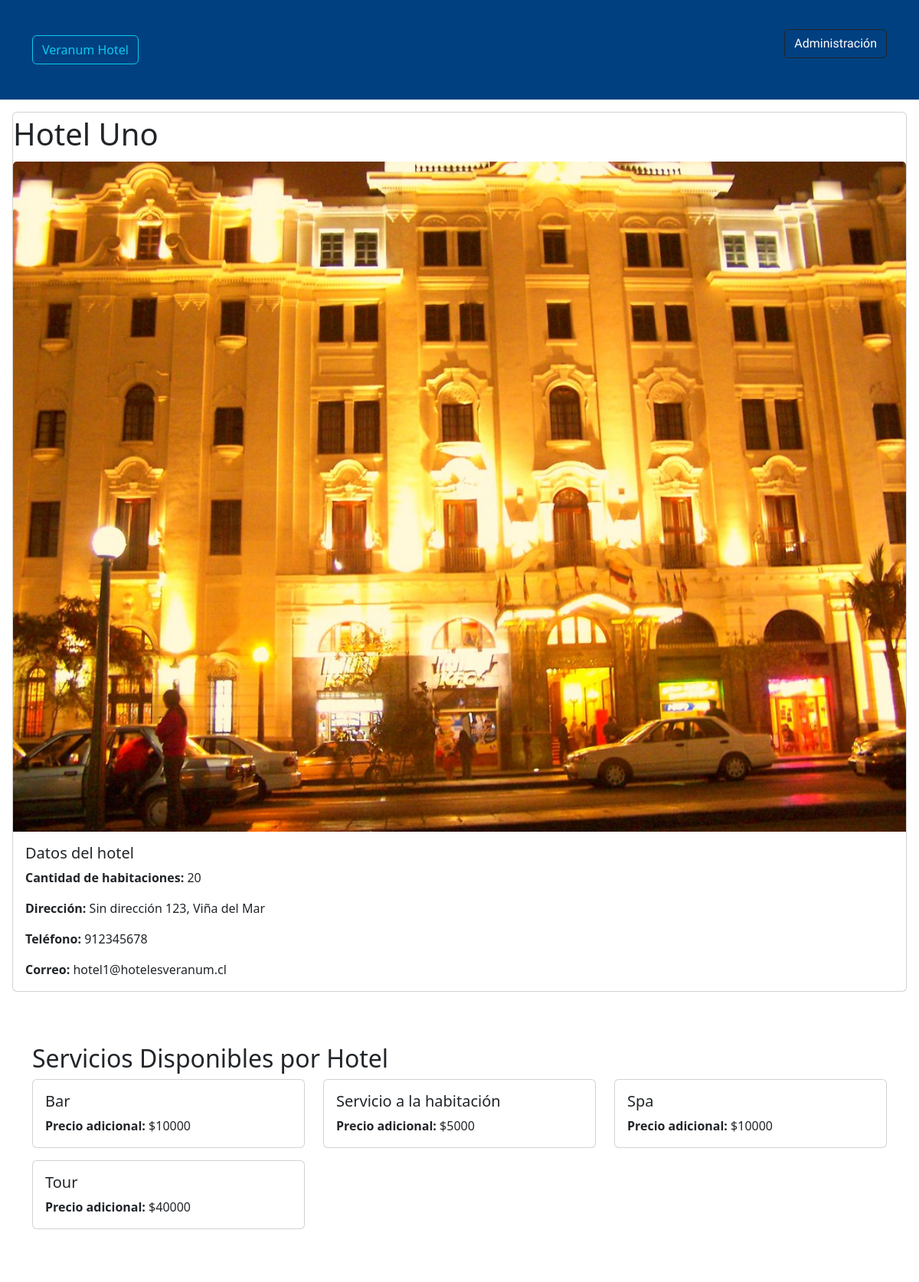
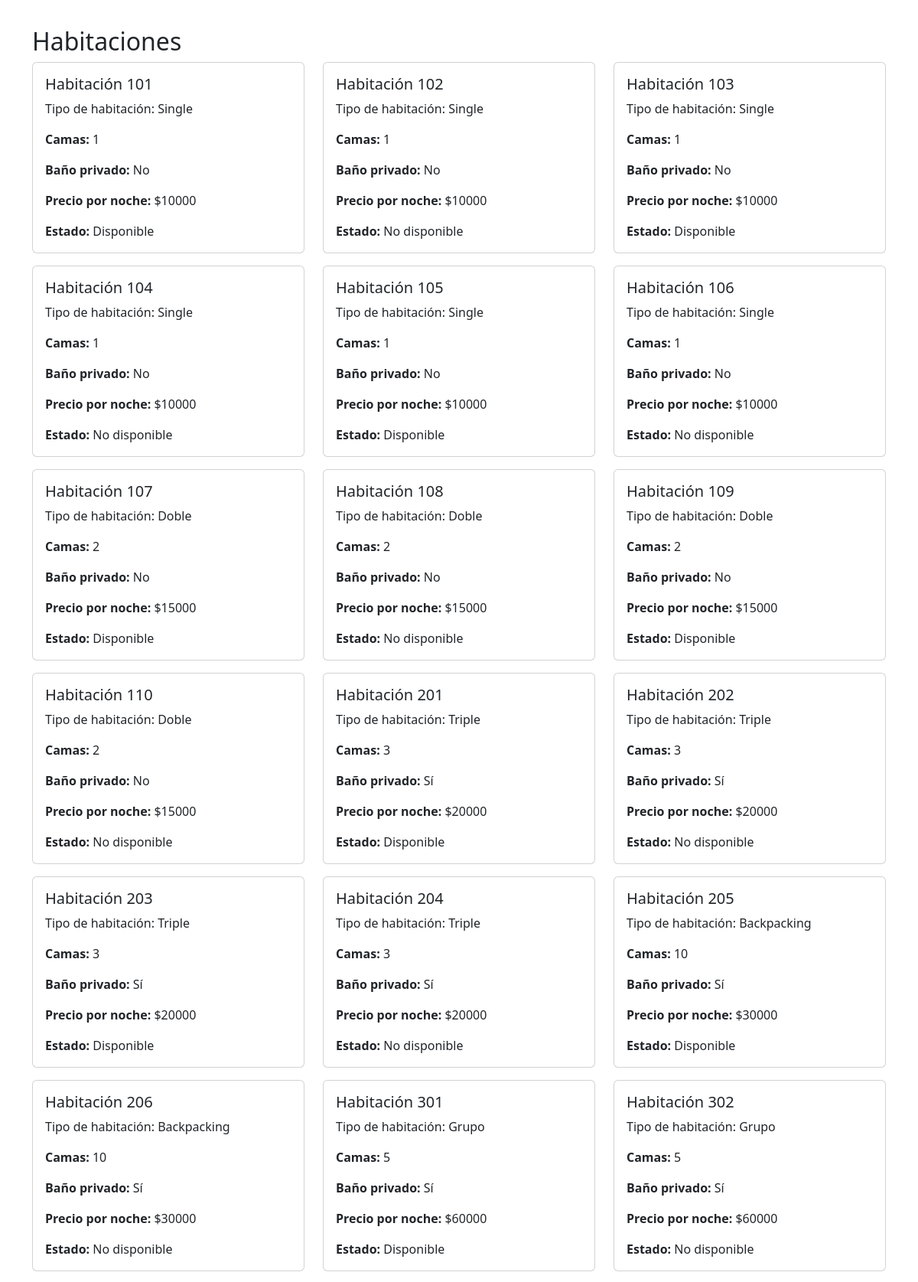
/ficha_hoteles/1/ (upper part), run on the app's committed database (2 pictures, top to bottom).
### paginaweb/models.py (models this page shows, shortened)
class Hotel (models.Model):
    id_hotel            = models.AutoField(primary_key=True) #autoincremental
    nombre_hotel        = models.CharField(max_length=50)
    direccion           = models.CharField(max_length=100) #nombre de la calle
    info_adicional_dir  = models.CharField(max_length=100, blank=True, null=True) #cualquier cosa adicional de la direccion
    comuna              = models.CharField(max_length=30) #solo son 2 hoteles, por tanto se ingresaran manualmente
    telefono            = models.CharField(max_length=10)
    correo_hotel        = models.EmailField(max_length=100)
    cant_habitaciones   = models.IntegerField() #cantidad de habitaciones, a definir
    desc_hotel          = models.TextField(blank=True, null=True) #usaremos lorem ipsum
    imagen_hotel        = models.CharField(max_length=100, blank=True, null=True) #para guardar la ruta de la imagen

class ServicioPorHotel(models.Model):
    id_servicio_hotel   = models.AutoField(primary_key=True) #autoincremental
    hotel               = models.ForeignKey(Hotel, on_delete=models.CASCADE) #FK de Hotel
    serv_adicional      = models.ForeignKey(ServicioAdicional, on_delete=models.CASCADE) #FK de Servicio Adicional
    class Meta:
        unique_together = ('hotel', 'serv_adicional')

class ServicioAdicional(models.Model):
    id_serv_adicional       = models.AutoField(primary_key=True) #autoincremental
    nombre_serv_adicional   = models.CharField(max_length=50)
    desc_serv_adicional     = models.TextField(blank=True, null=True) #lorem ipsum
    precio_serv_adicional   = models.IntegerField() #a definir si sera por noche o valor fijo adicional
    imagen_serv_adicional   = models.CharField(max_length=100, blank=True, null=True)

class Habitacion(models.Model):
    id_habitacion       = models.AutoField(primary_key=True) #autoincremental
    hotel               = models.ForeignKey(Hotel, on_delete=models.CASCADE) #FK de Hotel
    numero_habitacion   = models.IntegerField() #a definir el id de cada habitacion
    tipo_habitacion     = models.ForeignKey(TipoHabitacion, on_delete=models.CASCADE) #FK de Tipo Habitacion
    estado_habitacion   = models.BooleanField() #disponible o no disponible
    class Meta:
        unique_together = ('hotel', 'numero_habitacion')

class TipoHabitacion(models.Model):
    id_tipo_habitacion      = models.AutoField(primary_key=True) #autoincremental
    nombre_tipo_habitacion  = models.CharField(max_length=20) #single, doble, triple, suite, backpacking, grupo
    cant_camas              = models.IntegerField() #definido por el tipo de hab
    bano_privado            = models.BooleanField()
    precio_noche            = models.IntegerField()
    desc_tipo_habitacion    = models.TextField(blank=True, null=True)
    imagen_tipo_habitacion  = models.CharField(max_length=100, blank=True, null=True)

### paginaweb/views.py (the view)
# urls.py: path('ficha_hoteles/<int:id_hotel>/', views.ficha_hoteles, name='hotel_ficha'), #url de ficha hoteles con id de hotel para buscar
def ficha_hoteles(request, id_hotel):
    hotel = get_object_or_404(Hotel, id_hotel=id_hotel)
    habitaciones = Habitacion.objects.filter(hotel=hotel)
    servicios = ServicioPorHotel.objects.filter(hotel=hotel)
    return render(request, 'paginaweb/ficha_hotel.html', {'hotel': hotel, 'habitaciones': habitaciones, 'servicios': servicios})

### paginaweb/templates/paginaweb/ficha_hotel.html (shortened to what this page needs)
{% extends 'base.html' %}
{% block content %}
    {% load static %}
    <div class="card mb-3 mt-3 mx-3">
        <h1 class="mt-1">{{ hotel.nombre_hotel }}</h1>
        <img src="{% static hotel.imagen_hotel %}" class="card-img-top mt-1" alt="Imagen de {{ hotel.nombre_hotel }}">
        <div class="card-body">
            <h5 class="card-title">Datos del hotel</h5>
            <p class="card-text"><strong>Cantidad de habitaciones:</strong> {{ hotel.cant_habitaciones }}</p>
            <p class="card-text"><strong>Dirección:</strong> {{ hotel.direccion }}, {{ hotel.comuna }}</p>
            <p class="card-text"><strong>Teléfono:</strong> {{ hotel.telefono }}</p>
            <p class="card-text"><strong>Correo:</strong> {{ hotel.correo_hotel }}</p>
        </div>
    </div>
    <div class="container mt-5">
        <h2>Servicios Disponibles por Hotel</h2>
        <div class="row">
            {% for servicio in servicios %}
                <div class="col-md-4">
                    <div class="card mb-3">
                        <div class="card-body">
                            <h5 class="card-title">{{ servicio.serv_adicional.nombre_serv_adicional }}</h5>
                            <p class="card-text"><strong>Precio adicional:</strong> ${{ servicio.serv_adicional.precio_serv_adicional }}</p>
                        </div>
                    </div>
                </div>
            {% endfor %}
        </div>
    </div>
    <div class="container mt-5">
        <h2>Habitaciones</h2>
        <div class="row">
            {% for habitacion in habitaciones %}
                <div class="col-md-4">
                    <div class="card mb-3">
                        <div class="card-body">
                            <h5 class="card-title">Habitación {{ habitacion.numero_habitacion }}</h5>
                            <p class="card-text">Tipo de habitación: {{ habitacion.tipo_habitacion.nombre_tipo_habitacion }}</p>
                            <p class="card-text"><strong>Camas:</strong> {{ habitacion.tipo_habitacion.cant_camas }}</p>
                            <p class="card-text"><strong>Baño privado:</strong> {% if habitacion.tipo_habitacion.bano_privado %}Sí{% else %}No{% endif %}</p>
                            <p class="card-text"><strong>Precio por noche:</strong> ${{ habitacion.tipo_habitacion.precio_noche }}</p>
                            <p class="card-text"><strong>Estado:</strong> {% if habitacion.estado_habitacion %}Disponible{% else %}No disponible{% endif %}</p>
                        </div>
                    </div>
                </div>
            {% endfor %}
        </div>
    </div>
{% endblock %}
{% block footer %}
    {% load static %}
{% endblock %}

### paginaweb/static/css/estilos.css (style rules this page uses)
* { margin: 0; padding: 0; box-sizing: border-box; }
body { font-family: 'Roboto', sans-serif; background-color: #f8f8f8; color: #333; line-height: 1.6; overflow-x: hidden; }
.container { width: 90%; max-width: 1200px; margin: 0 auto; padding: 20px; }

### data on the page
Hotel: nombre_hotel "Hotel Uno", imagen_hotel (picture), cant_habitaciones "20", direccion "Sin dirección 123", comuna "Viña del Mar", telefono "912345678", correo_hotel "hotel1@hotelesveranum.cl"
ServicioPorHotel: serv_adicional.nombre_serv_adicional "Bar", serv_adicional.precio_serv_adicional "10000"
ServicioPorHotel: serv_adicional.nombre_serv_adicional "Servicio a la habitación", serv_adicional.precio_serv_adicional "5000"
ServicioPorHotel: serv_adicional.nombre_serv_adicional "Spa", serv_adicional.precio_serv_adicional "10000"
ServicioPorHotel: serv_adicional.nombre_serv_adicional "Tour", serv_adicional.precio_serv_adicional "40000"
Habitacion: numero_habitacion "101", tipo_habitacion.nombre_tipo_habitacion "Single", tipo_habitacion.cant_camas "1", shows "No", tipo_habitacion.precio_noche "10000", estado_habitacion "Disponible"
Habitacion: numero_habitacion "102", tipo_habitacion.nombre_tipo_habitacion "Single", tipo_habitacion.cant_camas "1", shows "No", tipo_habitacion.precio_noche "10000", estado_habitacion "No disponible"
Habitacion: numero_habitacion "103", tipo_habitacion.nombre_tipo_habitacion "Single", tipo_habitacion.cant_camas "1", shows "No", tipo_habitacion.precio_noche "10000", estado_habitacion "Disponible"
Habitacion: numero_habitacion "104", tipo_habitacion.nombre_tipo_habitacion "Single", tipo_habitacion.cant_camas "1", shows "No", tipo_habitacion.precio_noche "10000", estado_habitacion "No disponible"
Habitacion: numero_habitacion "105", tipo_habitacion.nombre_tipo_habitacion "Single", tipo_habitacion.cant_camas "1", shows "No", tipo_habitacion.precio_noche "10000", estado_habitacion "Disponible"
Habitacion: numero_habitacion "106", tipo_habitacion.nombre_tipo_habitacion "Single", tipo_habitacion.cant_camas "1", shows "No", tipo_habitacion.precio_noche "10000", estado_habitacion "No disponible"
Habitacion: numero_habitacion "107", tipo_habitacion.nombre_tipo_habitacion "Doble", tipo_habitacion.cant_camas "2", shows "No", tipo_habitacion.precio_noche "15000", estado_habitacion "Disponible"
Habitacion: numero_habitacion "108", tipo_habitacion.nombre_tipo_habitacion "Doble", tipo_habitacion.cant_camas "2", shows "No", tipo_habitacion.precio_noche "15000", estado_habitacion "No disponible"
Habitacion: numero_habitacion "109", tipo_habitacion.nombre_tipo_habitacion "Doble", tipo_habitacion.cant_camas "2", shows "No", tipo_habitacion.precio_noche "15000", estado_habitacion "Disponible"
Habitacion: numero_habitacion "110", tipo_habitacion.nombre_tipo_habitacion "Doble", tipo_habitacion.cant_camas "2", shows "No", tipo_habitacion.precio_noche "15000", estado_habitacion "No disponible"
Habitacion: numero_habitacion "201", tipo_habitacion.nombre_tipo_habitacion "Triple", tipo_habitacion.cant_camas "3", shows "Sí", tipo_habitacion.precio_noche "20000", estado_habitacion "Disponible"
Habitacion: numero_habitacion "202", tipo_habitacion.nombre_tipo_habitacion "Triple", tipo_habitacion.cant_camas "3", shows "Sí", tipo_habitacion.precio_noche "20000", estado_habitacion "No disponible"
Habitacion: numero_habitacion "203", tipo_habitacion.nombre_tipo_habitacion "Triple", tipo_habitacion.cant_camas "3", shows "Sí", tipo_habitacion.precio_noche "20000", estado_habitacion "Disponible"
Habitacion: numero_habitacion "204", tipo_habitacion.nombre_tipo_habitacion "Triple", tipo_habitacion.cant_camas "3", shows "Sí", tipo_habitacion.precio_noche "20000", estado_habitacion "No disponible"
Habitacion: numero_habitacion "205", tipo_habitacion.nombre_tipo_habitacion "Backpacking", tipo_habitacion.cant_camas "10", shows "Sí", tipo_habitacion.precio_noche "30000", estado_habitacion "Disponible"
Habitacion: numero_habitacion "206", tipo_habitacion.nombre_tipo_habitacion "Backpacking", tipo_habitacion.cant_camas "10", shows "Sí", tipo_habitacion.precio_noche "30000", estado_habitacion "No disponible"
Habitacion: numero_habitacion "301", tipo_habitacion.nombre_tipo_habitacion "Grupo", tipo_habitacion.cant_camas "5", shows "Sí", tipo_habitacion.precio_noche "60000", estado_habitacion "Disponible"
Habitacion: numero_habitacion "302", tipo_habitacion.nombre_tipo_habitacion "Grupo", tipo_habitacion.cant_camas "5", shows "Sí", tipo_habitacion.precio_noche "60000", estado_habitacion "No disponible"
